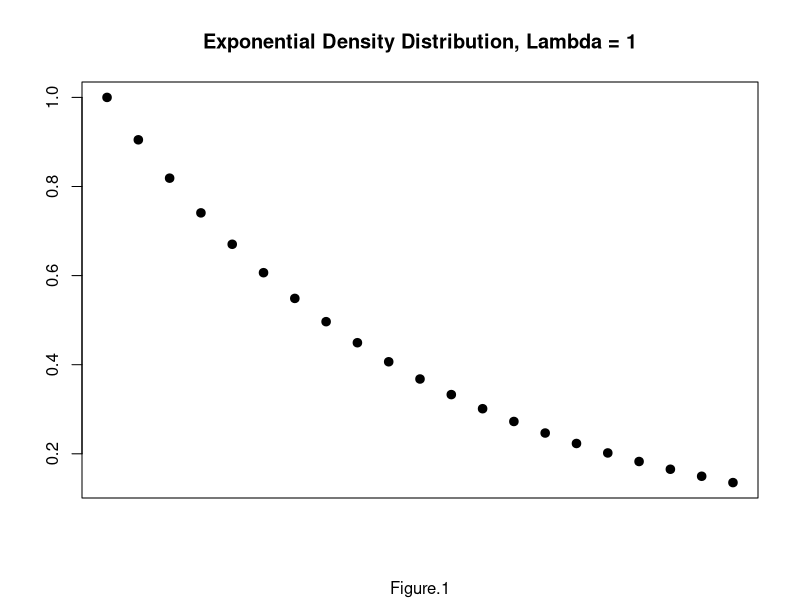
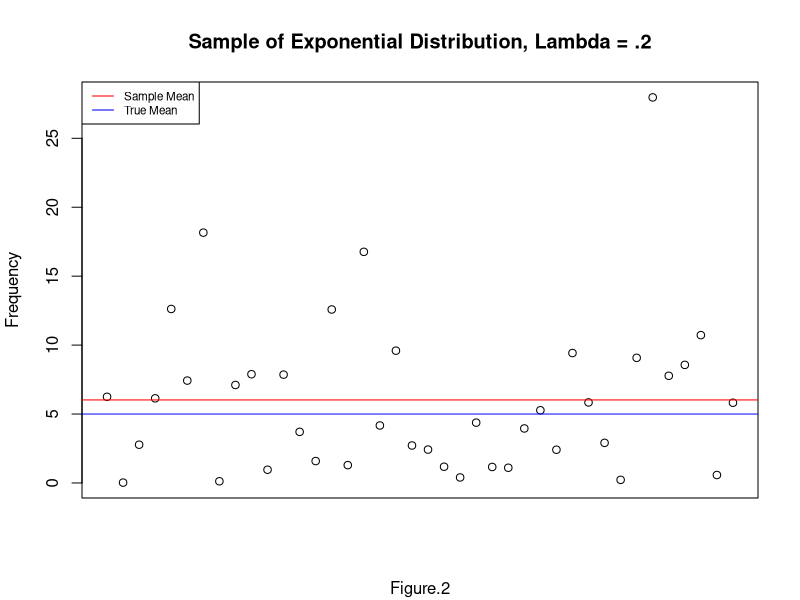
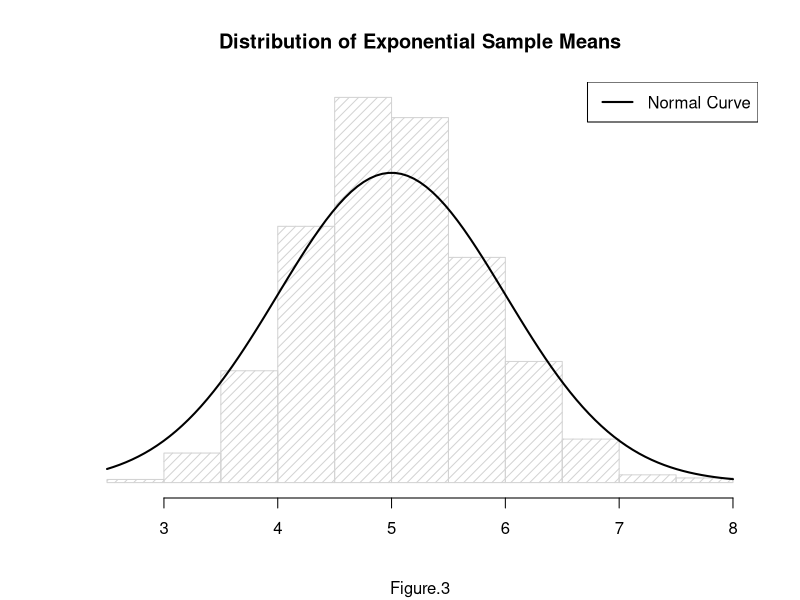

R code for these plots, in order:
## ---- chunk 1
lambda <- .2
n <- 40

truemu <-1/lambda
truesd <- 1/lambda
sample <- rexp(n, lambda)
data.frame("Sample Mean" = mean(sample), "True Mean" = truemu)
## ---- chunk 2
truesd <- 1/lambda
data.frame("Sample Std.Dev" = sd(sample), "True Std.Dev" = truesd)
## ---- chunk 3
nosim <- 1000
samplemus <- apply(matrix(rexp(nosim*n, lambda), nosim), 1, mean)
truesamplesd <- sd(samplemus)/sqrt(n) 


data.frame("Mean of 1000 Samples" = mean(samplemus), "True Mean" = truemu)
data.frame("Std. Dev. of 1000 Samples" = sd(samplemus), "True Std. Dev." = truesamplesd)
## ---- chunk 4
plot(dexp(seq(0,2, by = .1), 1), xlab = "", ylab ="", xaxt ="n",
     main = "Exponential Density Distribution, Lambda = 1", sub = "Figure.1",
     pch = 19, lwd = 2)
## ---- chunk 5
plot(sample, main = "Sample of Exponential Distribution, Lambda = .2", sub = "Figure.2", 
     ylab = "Frequency", xaxt ="n", xlab = "")
abline(h = mean(sample), col = "Red")
abline(h = truemu, col = "Blue")
legend("topleft", c("Sample Mean", "True Mean"), col = c("Red", "Blue"), lwd = 1, cex = .7)
## ---- chunk 6
hist(samplemus, breaks = 15, density = 15, prob = T, 
     main = "Distribution of Exponential Sample Means", sub = "Figure.3", xlab = "", ylab = "", yaxt ="n")
curve(dnorm(x, 1/lambda), add = T, lwd = 2)
legend("topright", "Normal Curve", lwd = 2)
